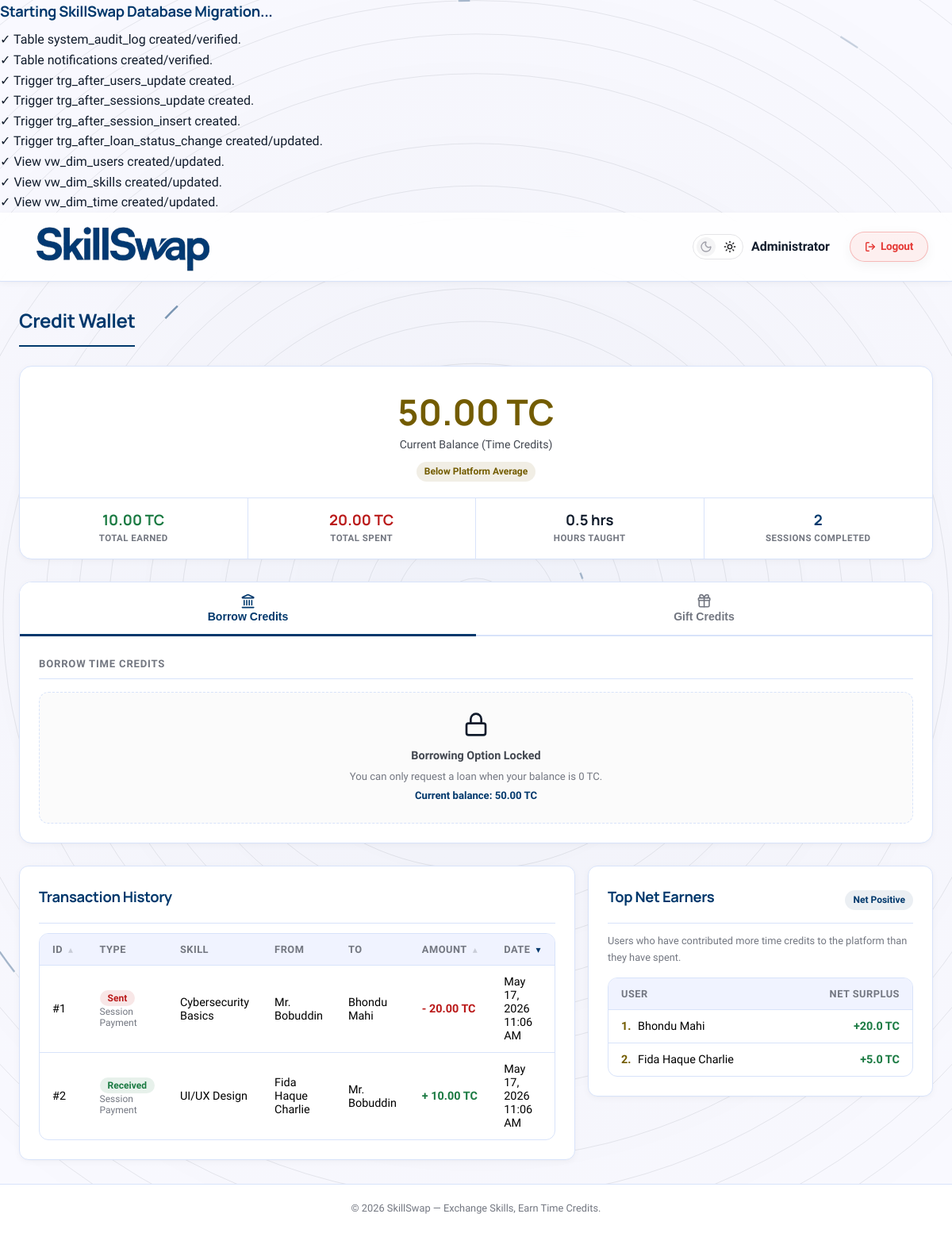
The app's page /pages/wallet.php (signed in) with its own data.
### tables this page shows
CREATE TABLE IF NOT EXISTS wallet (
    wallet_id INT AUTO_INCREMENT PRIMARY KEY,
    user_id INT UNIQUE NOT NULL,
    balance DECIMAL(15, 2) DEFAULT 0.00 CHECK (balance >= 0.00),
    last_updated TIMESTAMP DEFAULT CURRENT_TIMESTAMP ON UPDATE CURRENT_TIMESTAMP,
    FOREIGN KEY (user_id) REFERENCES users(user_id) ON DELETE CASCADE
);

CREATE TABLE IF NOT EXISTS users (
    user_id INT AUTO_INCREMENT PRIMARY KEY,
    name VARCHAR(100) NOT NULL,
    email VARCHAR(100) UNIQUE NOT NULL,
    password_hash VARCHAR(255) NOT NULL,
    location VARCHAR(100) NOT NULL,
    bio TEXT,
    profile_photo MEDIUMBLOB,
    profile_photo_mime VARCHAR(50),
    reliability_score DECIMAL(5, 2) DEFAULT 5.00,
    status ENUM('active', 'suspended') DEFAULT 'active',
    created_at TIMESTAMP DEFAULT CURRENT_TIMESTAMP,
    last_active_at TIMESTAMP DEFAULT CURRENT_TIMESTAMP ON UPDATE CURRENT_TIMESTAMP,
    availability_schedule TEXT
);

### pages/wallet.php (the view, shortened to what the rows shown need)
<?php
require_once __DIR__ . '/../config/db.php';
$user_id = $_SESSION['user_id'];
$wallet = $conn->query("SELECT * FROM wallet WHERE user_id = $user_id")->fetch_assoc();
$balance = $wallet ? $wallet['balance'] : 0;
$active_loan = $conn->query("SELECT * FROM loans WHERE user_id = $user_id AND status IN ('active', 'defaulted') ORDER BY FIELD(status, 'defaulted', 'active') LIMIT 1")->fetch_assoc();
$user_reliability = $conn->query("SELECT reliability_score FROM users WHERE user_id = $user_id")->fetch_assoc()['reliability_score'];
$user_reliability = $user_reliability !== null ? floatval($user_reliability) : 5.00;
$max_borrow_limit = $user_reliability * 5.00;
$completed_sess = $conn->query("SELECT COUNT(*) AS cnt FROM exchange_sessions WHERE (requester_id = $user_id OR provider_id = $user_id) AND status = 'completed'")->fetch_assoc()['cnt'];
$completed_sess = intval($completed_sess);
$above_avg = $conn->query("
    SELECT (SELECT balance FROM wallet WHERE user_id = $user_id) >
           (SELECT AVG(balance) FROM wallet) AS is_above
")->fetch_assoc()['is_above'];
$sort = trim($_GET['sort'] ?? 'date');
$order = trim($_GET['order'] ?? 'desc');
$allowed_sorts = [
    'id' => 'transcation_id',
    'amount' => 'final_amount',
    'date' => 'timestamp'
];
$sort_col = $allowed_sorts[$sort] ?? 'timestamp';
$order = (strtolower($order) === 'asc') ? 'ASC' : 'DESC';
function getSortUrl($col, $dir) {
    $query = [
        'sort' => $col,
        'order' => $dir
    ];
    return 'wallet.php?' . http_build_query($query);
}
function renderSortButtons($col, $current_sort, $current_order) {
    if ($current_sort === $col) {
        if (strtolower($current_order) === 'asc') {
            $url = getSortUrl($col, 'desc');
            return '
            <span class="sort-arrows">
                <a href="' . $url . '" class="sort-arrow active" title="Sorted Ascending. Click to sort Descending">&#x25B4;</a>
            </span>';
        } else {
            $url = getSortUrl($col, 'asc');
            return '
            <span class="sort-arrows">
                <a href="' . $url . '" class="sort-arrow active" title="Sorted Descending. Click to sort Ascending">&#x25BE;</a>
            </span>';
        }
    } else {
        $url = getSortUrl($col, 'asc');
        return '
        <span class="sort-arrows">
            <a href="' . $url . '" class="sort-arrow" title="Click to sort Ascending">&#x25B4;</a>
        </span>';
    }
}
$transactions = $conn->query("
    SELECT *
    FROM vw_transaction_ledger
    WHERE from_user_id = $user_id OR to_user_id = $user_id
    ORDER BY $sort_col $order
");
$net_earners = $conn->query("
    SELECT
        u.user_id,
        u.name,
        w.balance,
        (SELECT COALESCE(SUM(final_amount), 0) FROM transactions WHERE to_user_id = u.user_id) AS total_earned,
        (SELECT COALESCE(SUM(final_amount), 0) FROM transactions WHERE from_user_id = u.user_id) AS total_spent
    FROM users u
    JOIN wallet w ON u.user_id = w.user_id
    HAVING total_earned > total_spent
    ORDER BY (total_earned - total_spent) DESC
    LIMIT 5
");
include __DIR__ . '/../includes/header.php';
?>
<div class="page-wrapper">
    <div class="container">
        <h1 class="page-title">Credit Wallet</h1>
        <div class="wallet-hero">
            <div class="wallet-hero-top">
                <div class="balance-amount"><?php echo number_format($balance, 2); ?> TC</div>
                <div class="balance-label">Current Balance (Time Credits)</div>
                <div style="margin-top: 10px;">
                    <?php if ($above_avg): ?>
                        <span class="badge badge-success">&#10003; Above Platform Average</span>
                    <?php else: ?>
                        <span class="badge badge-warning">Below Platform Average</span>
                    <?php endif; ?>
                </div>
            </div>
        </div>
        <div class="wallet-tabs">
            <?php if ($active_loan): ?>
                <div class="wallet-tab-panel active" id="loan-tab">
                    <div class="wallet-section-title">Active Loan Details</div>
                    <div class="card" style="border: 1px solid <?php echo $active_loan['status'] === 'defaulted' ? 'var(--danger)' : 'var(--border-light)'; ?>; background: <?php echo $active_loan['status'] === 'defaulted' ? 'rgba(186, 26, 26, 0.02)' : 'var(--bg-secondary)'; ?>; margin: 0; box-shadow: none;">
                        <div class="card-header" style="padding-top: 0; padding-left: 0; padding-right: 0;">
                            <h3 style="font-size: 1.1rem;"><?php echo $active_loan['status'] === 'defaulted' ? '<i data-lucide="alert-triangle" class="lucide-sm"></i> Overdue Loan Notification' : 'Outstanding Balance'; ?></h3>
                            <span class="badge <?php echo $active_loan['status'] === 'defaulted' ? 'badge-danger' : 'badge-warning'; ?>">
                                <?php echo $active_loan['status'] === 'defaulted' ? 'DEFAULTED' : 'UNPAID'; ?>
                            </span>
                        </div>
                        <?php if ($active_loan['status'] === 'defaulted'): ?>
                            <p style="color: var(--danger); font-size: 0.85rem; margin-top: 10px; font-weight: 500; line-height: 1.4;">
                                <i data-lucide="alert-triangle" class="lucide-sm"></i> This loan is overdue and has been marked as defaulted. Your reliability score has been penalized. Session booking is blocked until repayment.
                            </p>
                        <?php endif; ?>
                        <div class="loan-info-grid">
                            <div class="loan-info-item">
                                <span class="info-value"><?php echo number_format($active_loan['amount'], 2); ?> TC</span>
                                <span class="info-label">Principal</span>
                            </div>
                            <div class="loan-info-item">
                                <span class="info-value"><?php echo number_format($active_loan['interest_rate'], 1); ?>%</span>
                                <span class="info-label">Interest</span>
                            </div>
                            <div class="loan-info-item">
                                <span class="info-value" style="color: var(--danger);"><?php echo number_format($active_loan['total_due'], 2); ?> TC</span>
                                <span class="info-label">Total Due</span>
                            </div>
                        </div>
                        <p style="color: var(--text-muted); font-size: 0.8rem; margin: 12px 0 20px;">
                            Repayment Due Date: <strong><?php echo date('M d, Y', strtotime($active_loan['due_date'])); ?></strong>
                            <?php if ($active_loan['status'] === 'defaulted'): ?>
                                <span style="color: var(--danger); font-weight: 600;"> (OVERDUE)</span>
                            <?php endif; ?>
                        </p>
                        <form method="POST" action="">
                            <input type="hidden" name="action" value="repay_loan">
                            <input type="hidden" name="loan_id" value="<?php echo $active_loan['loan_id']; ?>">
                            <button type="submit" class="btn btn-primary" style="background: var(--primary); color: white; width:100%; padding: 12px; border-radius:var(--radius-md); border:none; font-weight:600; cursor:pointer; font-size: 0.95rem; transition: background 0.2s;">
                                Repay <?php echo number_format($active_loan['total_due'], 2); ?> TC
                            </button>
                        </form>
                    </div>
                </div>
            <?php else: ?>
                <div class="wallet-tab-panel active" id="borrow-tab">
                    <?php if ($completed_sess >= 2 && $balance <= 0): ?>
                        <p style="color: var(--text-secondary); font-size: 0.88rem; margin-bottom: 12px; line-height: 1.4;">
                            You qualify for a platform loan. Your borrow limit based on your reliability score is <strong><?php echo number_format($max_borrow_limit, 2); ?> TC</strong>.
                        </p>
                        <p style="color: var(--text-muted); font-size: 0.8rem; margin-bottom: 20px; line-height: 1.4;">
                            <i data-lucide="pin" class="lucide-sm"></i> A <strong>5% interest rate</strong> applies. Repayment is due within <strong>30 days</strong>. Overdue loans are automatically marked as defaulted and result in a reliability penalty.
                        </p>
                        <form method="POST" action="">
                            <input type="hidden" name="action" value="request_loan">
                            <div class="form-group" style="margin-bottom: 16px;">
                                <label for="borrow_amount" style="font-size: 0.85rem; font-weight: 600; display: block; margin-bottom: 6px; color: var(--text-primary);">Amount to Borrow (TC)</label>
                                <input type="number" id="borrow_amount" name="amount" class="form-control"
                                       min="1" max="<?php echo $max_borrow_limit; ?>" step="0.5"
                                       placeholder="e.g. 10"
                                       style="width: 100%; padding: 10px 14px; border-radius: var(--radius-md); border: 1px solid var(--border-color); outline:none; background:var(--bg-secondary); color:var(--text-primary); font-size: 0.9rem;"
                                       required>
                            </div>
                            <button type="submit" class="btn btn-primary" style="background: var(--primary); color: white; width:100%; padding: 12px; border-radius:var(--radius-md); border:none; font-weight:600; cursor:pointer; font-size: 0.95rem;">
                                Request Loan
                            </button>
                        </form>
                    <?php else: ?>
                        <div class="locked-state" style="background: rgba(115, 119, 129, 0.03); border: 1px dashed var(--border-light); padding: 24px; border-radius: var(--radius-md); text-align: center;">
                            <p style="font-size: 0.82rem; color: var(--text-muted); line-height: 1.4; max-width: 320px; margin: 0 auto;">
                                <?php if ($balance > 0): ?>
                                    You can only request a loan when your balance is 0 TC.<br>
                                    <span style="display:inline-block; margin-top: 6px; font-weight: 600; color: var(--primary);">Current balance: <?php echo number_format($balance, 2); ?> TC</span>
                                <?php else: ?>
                                    Complete at least 2 exchange sessions to unlock credit borrowing.<br>
                                    <span style="display:inline-block; margin-top: 6px; font-weight: 600; color: var(--primary);">Current completed: <?php echo $completed_sess; ?> / 2</span>
                                <?php endif; ?>
                            </p>
                        </div>
                    <?php endif; ?>
                </div>
            <?php endif; ?>
        </div>
        <div class="grid-2" style="align-items: start;">
            <div class="card" style="margin-bottom: 0;">
                <?php if ($transactions->num_rows > 0): ?>
                    <div class="table-wrapper">
                        <table>
                            <thead>
                                <tr>
                                    <th>
                                        <span class="th-content">
                                            <span>ID</span>
                                            <?php echo renderSortButtons('id', $sort, $order); ?>
                                        </span>
                                    </th>
                                    <th>Type</th>
                                    <th>Skill</th>
                                    <th>From</th>
                                    <th>To</th>
                                    <th>
                                        <span class="th-content">
                                            <span>Amount</span>
                                            <?php echo renderSortButtons('amount', $sort, $order); ?>
                                        </span>
                                    </th>
                                    <th>
                                        <span class="th-content">
                                            <span>Date</span>
                                            <?php echo renderSortButtons('date', $sort, $order); ?>
                                        </span>
                                    </th>
                                </tr>
                            </thead>
                        </table>
                    </div>
                <?php endif; ?>
            </div>
            <div class="card" style="margin-bottom: 0;">
                <?php if ($net_earners && $net_earners->num_rows > 0): ?>
                    <div class="table-wrapper">
                        <table>
                            <thead>
                                <tr>
                                    <th>User</th>
                                    <th style="text-align: right;">Net Surplus</th>
                                </tr>
                            </thead>
                            <tbody>
                                <?php
                                $rank = 1;
                                while ($ne = $net_earners->fetch_assoc()):
                                    $net_surplus = $ne['total_earned'] - $ne['total_spent'];
                                    $is_current_user = ($ne['user_id'] == $user_id);
                                    ?>
                                    <tr style="<?php echo $is_current_user ? 'background: var(--primary-glow); font-weight: 600;' : ''; ?>">
                                        <td>
                                            <span style="font-weight: bold; color: var(--secondary); margin-right: 5px;"><?php echo $rank++; ?>.</span>
                                            <?php echo htmlspecialchars($ne['name']); ?>
                                        </td>
                                        <td style="text-align: right; color: var(--success); font-weight: 600;">
                                            +<?php echo number_format($net_surplus, 1); ?> TC
                                        </td>
                                    </tr>
                                <?php endwhile; ?>
                            </tbody>
                        </table>
                    </div>
                <?php else: ?>
                    <p style="color: var(--text-muted); font-size: 0.85rem; text-align: center;">No net earners recorded yet.</p>
                <?php endif; ?>
            </div>
        </div>
    </div>
</div>
<?php include __DIR__ . '/../includes/footer.php'; ?>

### records on screen
wallet: balance "50.00"
users: name "Bhondu Mahi", net_surplus "20.0"
users: name "Fida Haque Charlie", net_surplus "5.0"

### other values on screen
$user_name "Administrator"
$earned "10.00"
$spent "20.00"
$hours_taught "0.5"
$completed_sess "2"
$t['transcation_id'] "1"
$t['transaction_category'] "Session Payment"
$t['skill_name'] "Cybersecurity Basics"
$t['sender_name'] "Mr. Bobuddin"
$t['receiver_name'] "Bhondu Mahi"
$t['final_amount'] "20.00"
date('M d, Y h:i A', strtotime($t['timestamp'])) "May 17, 2026 11:06 AM"
$t['transcation_id'] "2"
$t['skill_name'] "UI/UX Design"
$t['sender_name'] "Fida Haque Charlie"
